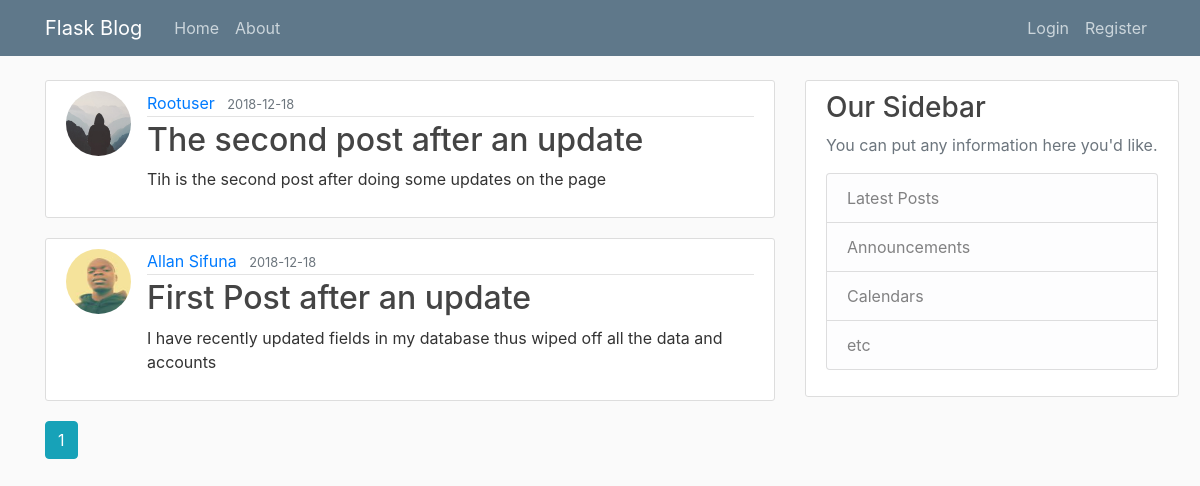
The page /home on the database its author committed.
### flaskblog/models.py (models this page shows, shortened)
class Post(db.Model):
    id = db.Column(db.Integer, primary_key=True)
    title = db.Column(db.String(50), nullable=False)
    date_posted = db.Column(db.DateTime, nullable=False, default=datetime.utcnow)
    content = db.Column(db.Text, nullable=False)
    user_id = db.Column(db.Integer, db.ForeignKey('user.id'), nullable=False)

class User(db.Model, UserMixin):
    id = db.Column(db.Integer, primary_key=True)
    username = db.Column(db.String(20), unique=True, nullable=False)
    is_auth = db.Column(db.Integer, nullable=False, default=0)
    user_role = db.Column(db.String(20), nullable=False, default="User")
    email = db.Column(db.String(250), unique=True, nullable=False)
    image_file = db.Column(db.String(20), nullable=False, default="default_image.jpg")
    password = db.Column(db.String(20), nullable=False)
    posts = db.relationship('Post', backref='author', lazy=True)

### flaskblog/main/routes.py (the view)
@main.route('/')
@main.route('/home')
def home():
    page = request.args.get('page', 1, type=int)
    posts = Post.query.order_by(Post.date_posted.desc()).paginate(page=page, per_page=5)
    return render_template("home.html", posts=posts, title="home")

### flaskblog/templates/home.html
{% extends "layout.html" %}
{% block content %}
    {% for post in posts.items %}
        <article class="media content-section">
          <img class="rounded-circle article-img" src="{{ url_for('static',filename='profile_pic/'+post.author.image_file )}}">
          <div class="media-body">
            <div class="article-metadata">
              <a class="mr-2" href="{{ url_for('users.user_posts',username=post.author.username)}}">{{ post.author.username }}</a>
              <small class="text-muted">{{ post.date_posted.strftime('%Y-%m-%d') }}</small>
            </div>
            <h2><a class="article-title" href="{{url_for('posts.post',post_id=post.id)}}">{{ post.title }}</a></h2>
            <p class="article-content">{{ post.content }}</p>
          </div>
        </article>
    {% endfor %}
    {% for page_num in posts.iter_pages(left_edge=1,right_edge=1,left_current=1,right_current=2) %}
        {% if page_num%}
          {% if posts.page==page_num%}
            <a class="btn btn-info mb-4" href="{{url_for('main.home',page=page_num)}}">{{page_num}}</a>
          {%else%}
            <a class="btn btn-outline-info mb-4" href="{{url_for('main.home',page=page_num)}}">{{page_num}}</a>
          {%endif%}
        {%else%}
        ...
        {%endif%}
    {%endfor%}
{% endblock content %}

### flaskblog/templates/layout.html (shortened to what this page needs)
<!DOCTYPE html>
<html>
<head>
  <link rel="stylesheet" href="https://maxcdn.bootstrapcdn.com/bootstrap/4.0.0/css/bootstrap.min.css">
  <link rel="stylesheet" type="text/css" href="{{ url_for('static', filename='main.css') }}">
</head>
<body>
  <header class="site-header">
    <nav class="navbar navbar-expand-md navbar-dark bg-steel fixed-top">
      <div class="container">
        <a class="navbar-brand mr-4" href="/">Flask Blog</a>
        <div class="collapse navbar-collapse" id="navbarToggle">
          <div class="navbar-nav mr-auto">
            <a class="nav-item nav-link" href="{{url_for('main.home')}}">Home</a>
            <a class="nav-item nav-link" href="{{url_for('main.about')}}">About</a>
          </div>
          <div class="navbar-nav">
            {%if current_user.is_authenticated%}
            <a class="nav-item nav-link" href="{{url_for('posts.new_post')}}">New Post</a>
            <a class="nav-item nav-link" href="{{url_for('users.account')}}">Account</a>
            <a class="nav-item nav-link" href="{{url_for('users.logout')}}">Logout</a>
            {%else%}
            <a class="nav-item nav-link" href="{{url_for('users.login')}}">Login</a>
            <a class="nav-item nav-link" href="{{url_for('users.register')}}">Register</a>
            {%endif%}
          </div>
        </div>
      </div>
    </nav>
  </header>
  <main role="main" class="container">
    <div class="row">
      <div class="col-md-8">
        {% block content %}{% endblock %}
      </div>
      <div class="col-md-4">
        <div class="content-section " style="position:fixed">
          <h3>Our Sidebar</h3>
          <p class='text-muted'>You can put any information here you'd like.
            <ul class="list-group">
              <li class="list-group-item list-group-item-light">Latest Posts</li>
              <li class="list-group-item list-group-item-light">Announcements</li>
              <li class="list-group-item list-group-item-light">Calendars</li>
              <li class="list-group-item list-group-item-light">etc</li>
            </ul>
          </p>
        </div>
      </div>
    </div>
  </main>
</body>
</html>

### flaskblog/static/main.css (style rules this page uses)
body { background: #fafafa; color: #333333; margin-top: 5rem; }
h1, h2, h3, h4, h5, h6 { color: #444444; }
.bg-steel { background-color: #5f788a; }
.site-header .navbar-nav .nav-link { color: #cbd5db; }
.content-section { background: #ffffff; padding: 10px 20px; border: 1px solid #dddddd; border-radius: 3px; margin-bottom: 20px; }
.article-title { color: #444444; }
.article-content { white-space: pre-line; }
.article-img { height: 65px; width: 65px; margin-right: 16px; }
.article-metadata { padding-bottom: 1px; margin-bottom: 4px; border-bottom: 1px solid #e3e3e3 }

### rows shown on the page
Post: image_file (placeholder picture), author.username "Rootuser", date_posted "2018-12-18", title "The second post after an update", content "Tih is the second post after doing some updates on the page"
Post: image_file (picture), author.username "Allan Sifuna", date_posted "2018-12-18", title "First Post after an update", content "I have recently updated fields in my database thus wiped off all the data and accounts"

### other values the page prints
{{ page_num }} "1"
